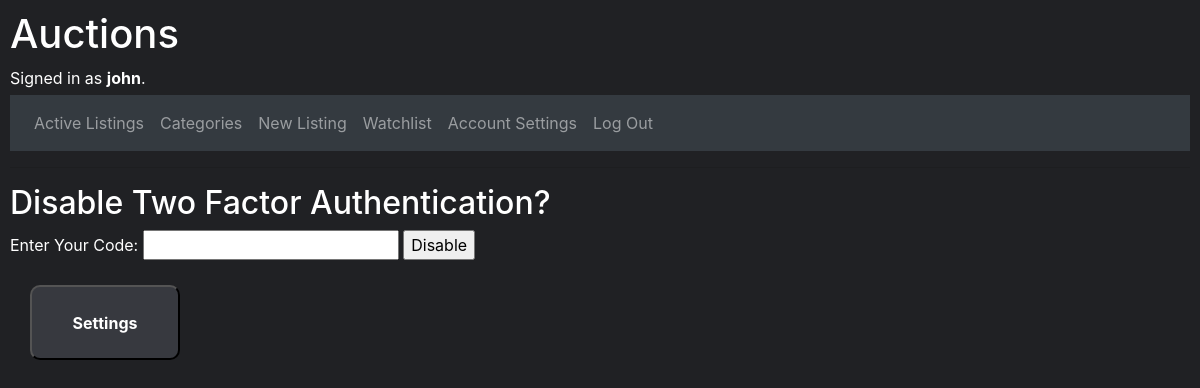
Page /twofactor (signed in) on the earlier database version.
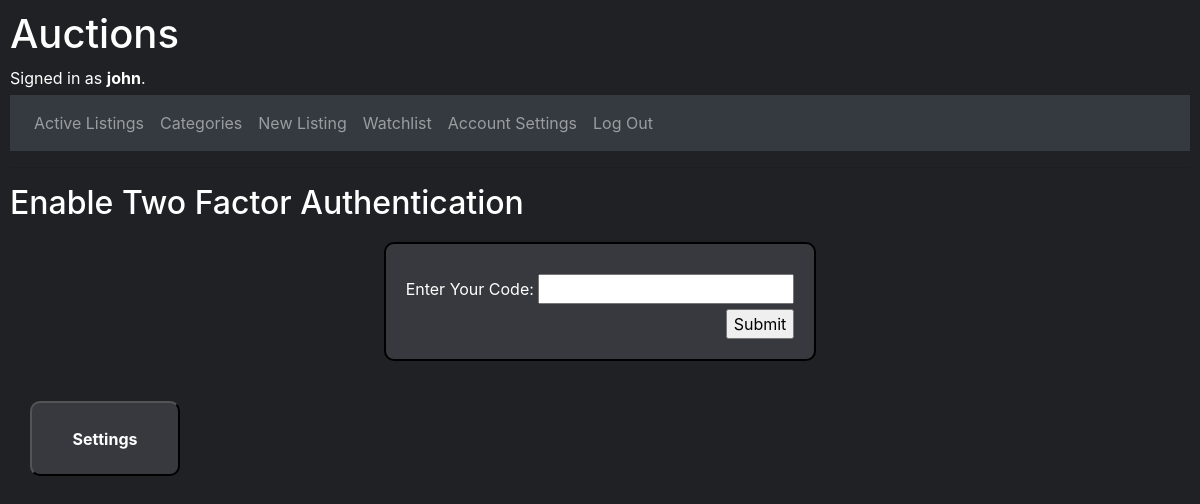
Same page on the later database version.
### auctions/views.py (the view, shortened to what this page needs)
# urls.py: path('twofactor', views.twofactor, name='twofactor'),
def twofactor(request):
    user_id = request.user.id
    user = User.objects.get(id=user_id)
    if not user.otpkey:
        user.otpkey = pyotp.random_base32()
        user.save()
    totp = pyotp.TOTP(user.otpkey)
    code = pyotp.totp.TOTP(user.otpkey).provisioning_uri(name=user.email, issuer_name='Secure App')
    context = {'code':code}
    if request.method == 'GET':
        return render(request, 'auctions/2fa.html', context)
    return render(request, 'auctions/2fa.html', context)

### auctions/templates/auctions/2fa.html (shortened to what this page needs)
{% extends "auctions/layout.html" %}
{% block body%}
{% if user.twofactorenabled %}
<h2>Disable Two Factor Authentication?</h2>
<div>
    <form action="twofactor" method="post">
        <label for="code">Enter Your Code:</label>
        <input type="text" name="auth_code">
        <input type="submit" value="Disable">
    </form>
</div>
{% else %}
<h2>Enable Two Factor Authentication</h2>
<div class = "settingsblock" style="width:fit-content; margin-left: auto; margin-right: auto;">
        {% load qr_code %}
    <div class="settings">
        <form action="twofactor" method="post">
            <label for="code">Enter Your Code:</label>
            <input type="text" name="auth_code">
            <div style="text-align:right;">
                <input type="submit" value="Submit">
            </div>
        </form>
    </div>
</div>
{% endif %}
<div >
    <form action ="{% url 'settings' %}" >
        <button class="link" type="submit"><strong>Settings</strong></button>
    </form>
</div>
{% endblock %}

Differences in the rows shown:
changed User "john": twofactorenabled True → False (drawn)
Other differences:
form field value: (not shown) → "Submit"
form field value: "Disable" → (not shown)
text no longer shown: "Disable Two Factor Authentication?"
text now shown: "Enable Two Factor Authentication"
